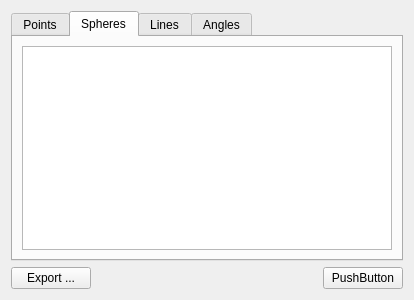
<?xml version="1.0" encoding="UTF-8"?>
<ui version="4.0">
 <class>AnnotationWidget</class>
 <widget class="QWidget" name="AnnotationWidget">
  <property name="geometry">
   <rect>
    <x>0</x>
    <y>0</y>
    <width>414</width>
    <height>300</height>
   </rect>
  </property>
  <property name="windowTitle">
   <string>Form</string>
  </property>
  <layout class="QVBoxLayout" name="verticalLayout">
   <item>
    <widget class="QTabWidget" name="annotationTabWidget">
     <property name="currentIndex">
      <number>1</number>
     </property>
     <widget class="QWidget" name="pointsTab">
      <attribute name="title">
       <string>Points</string>
      </attribute>
      <layout class="QVBoxLayout" name="verticalLayout_2">
       <item>
        <widget class="QTableView" name="pointsTableView"/>
       </item>
      </layout>
     </widget>
     <widget class="QWidget" name="spheresTab">
      <attribute name="title">
       <string>Spheres</string>
      </attribute>
      <layout class="QVBoxLayout" name="verticalLayout_3">
       <item>
        <widget class="QTableView" name="spheresTableView"/>
       </item>
      </layout>
     </widget>
     <widget class="QWidget" name="linesTab">
      <attribute name="title">
       <string>Lines</string>
      </attribute>
      <layout class="QVBoxLayout" name="verticalLayout_4">
       <item>
        <widget class="QTableWidget" name="tableWidget_3">
         <attribute name="horizontalHeaderDefaultSectionSize">
          <number>60</number>
         </attribute>
         <attribute name="horizontalHeaderStretchLastSection">
          <bool>true</bool>
         </attribute>
         <column>
          <property name="text">
           <string>ID</string>
          </property>
         </column>
         <column>
          <property name="text">
           <string>Length</string>
          </property>
         </column>
         <column>
          <property name="text">
           <string>X1</string>
          </property>
         </column>
         <column>
          <property name="text">
           <string>Y1</string>
          </property>
         </column>
         <column>
          <property name="text">
           <string>Z1</string>
          </property>
         </column>
         <column>
          <property name="text">
           <string>X2</string>
          </property>
         </column>
         <column>
          <property name="text">
           <string>Y2</string>
          </property>
         </column>
         <column>
          <property name="text">
           <string>Z2</string>
          </property>
         </column>
        </widget>
       </item>
      </layout>
     </widget>
     <widget class="QWidget" name="anglesTab">
      <attribute name="title">
       <string>Angles</string>
      </attribute>
      <layout class="QVBoxLayout" name="verticalLayout_5">
       <item>
        <widget class="QTableWidget" name="tableWidget_4">
         <column>
          <property name="text">
           <string>ID</string>
          </property>
         </column>
         <column>
          <property name="text">
           <string>Angle (rad)</string>
          </property>
         </column>
         <column>
          <property name="text">
           <string>Angle (deg)</string>
          </property>
         </column>
        </widget>
       </item>
      </layout>
     </widget>
    </widget>
   </item>
   <item>
    <layout class="QHBoxLayout" name="horizontalLayout">
     <item>
      <widget class="QPushButton" name="pushButton_2">
       <property name="text">
        <string>Export ...</string>
       </property>
      </widget>
     </item>
     <item>
      <spacer name="horizontalSpacer">
       <property name="orientation">
        <enum>Qt::Horizontal</enum>
       </property>
       <property name="sizeHint" stdset="0">
        <size>
         <width>40</width>
         <height>20</height>
        </size>
       </property>
      </spacer>
     </item>
     <item>
      <widget class="QPushButton" name="pushButton">
       <property name="text">
        <string>PushButton</string>
       </property>
      </widget>
     </item>
    </layout>
   </item>
  </layout>
 </widget>
 <resources/>
 <connections/>
</ui>
